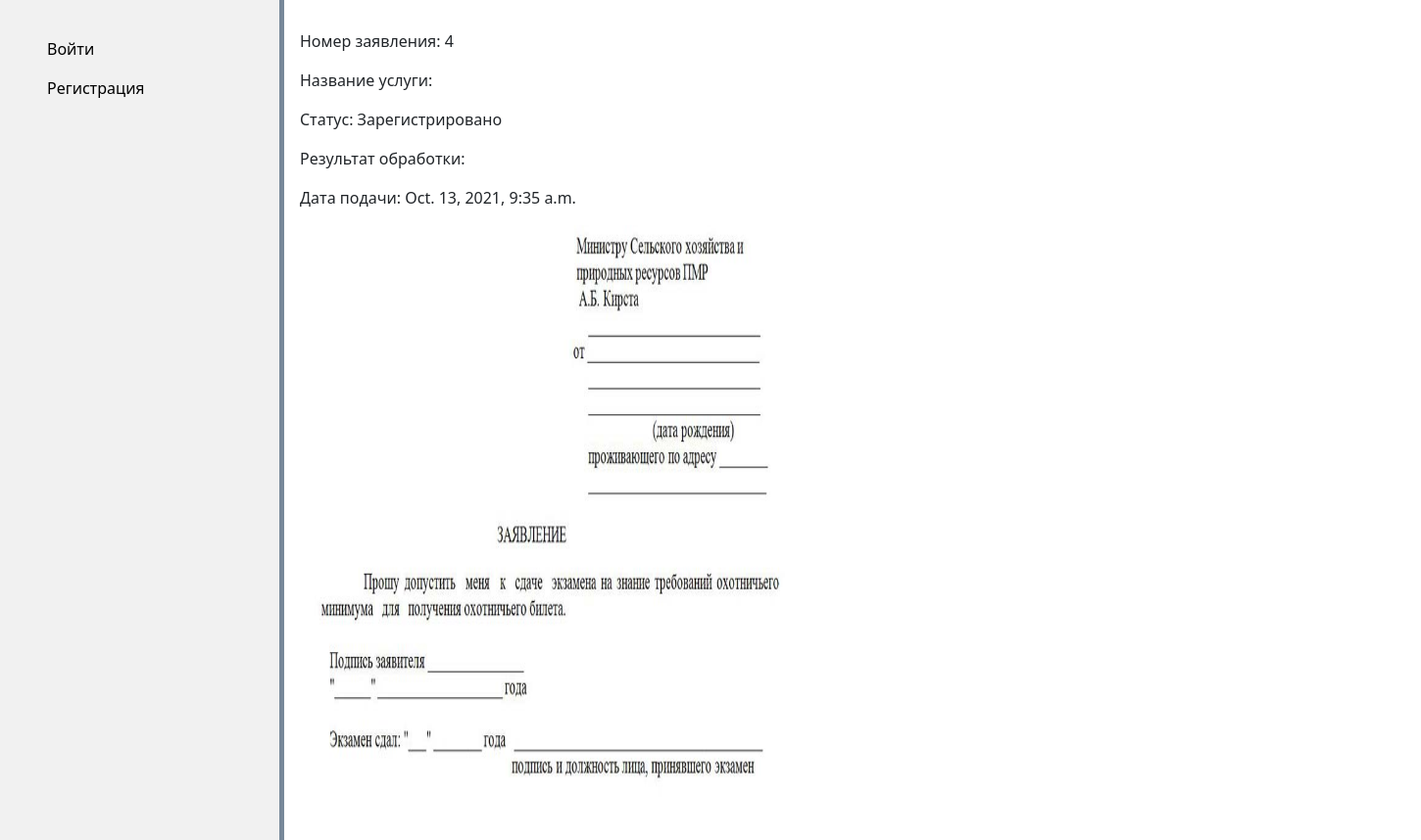
Page /about_stat/4 on the committed database.
### registr_applications/models.py (models this page shows, shortened)
class Statement(models.Model):
    number = models.AutoField(primary_key=True, verbose_name='уникальный номер')
    name = models.CharField(max_length=300,  verbose_name='наименование услуги')
    content = models.TextField(max_length=10000, null=True, verbose_name='текст заявления')
    date = models.DateTimeField(auto_now=True, blank=True, verbose_name='дата подачи')
    status = models.CharField(max_length=300, blank=True, db_index=True, verbose_name='статус')
    result = models.CharField(max_length=400, verbose_name='Результат')
    email = models.CharField(max_length=400,  verbose_name='Почтовый адрес')
    passed = models.BooleanField(default=False)   #было ли рассмотрено админом
    admin = models.ForeignKey(User, blank=True, null=True,on_delete=models.CASCADE, related_name='admin_set', verbose_name='Специалист')
    user = models.ForeignKey(User, blank=True,null=True, on_delete=models.CASCADE, related_name='user_set', verbose_name='Пользователь')
    docs = models.ImageField(upload_to=user_directory_path, null=True, )

### registr_applications/views.py (the view)
# urls.py: path('about_stat/<int:pk>', StatDetailView.as_view(), name='about_stat'),
class StatDetailView(DetailView):
    model = Statement
    template_name = 'about_stat.html'
    context_object_name = "stat"

### registr_applications/templates/about_stat.html (shortened to what this page needs)
{% extends "base.html" %}
{% block content %}
<p>Номер заявления: {{ stat.number}}</p>
<p>Название услуги: {{ stat.name }}</p>
<p>Статус: {{ stat.status }}</p>
<p>Результат обработки: {{ stat.result }}</p>
<p>Дата подачи: {{ stat.date}}</p>
<p><img width="500px" height="600" src="{{ stat.docs.url }}"></p>
{% endblock %}

### static/registr_applications/css/registr_applications.css (style rules this page uses)
body { margin: 0; }

### rows in the picture
Statement: number "4", status "Зарегистрировано", date "Oct. 13, 2021, 9:35 a.m.", docs (picture)
